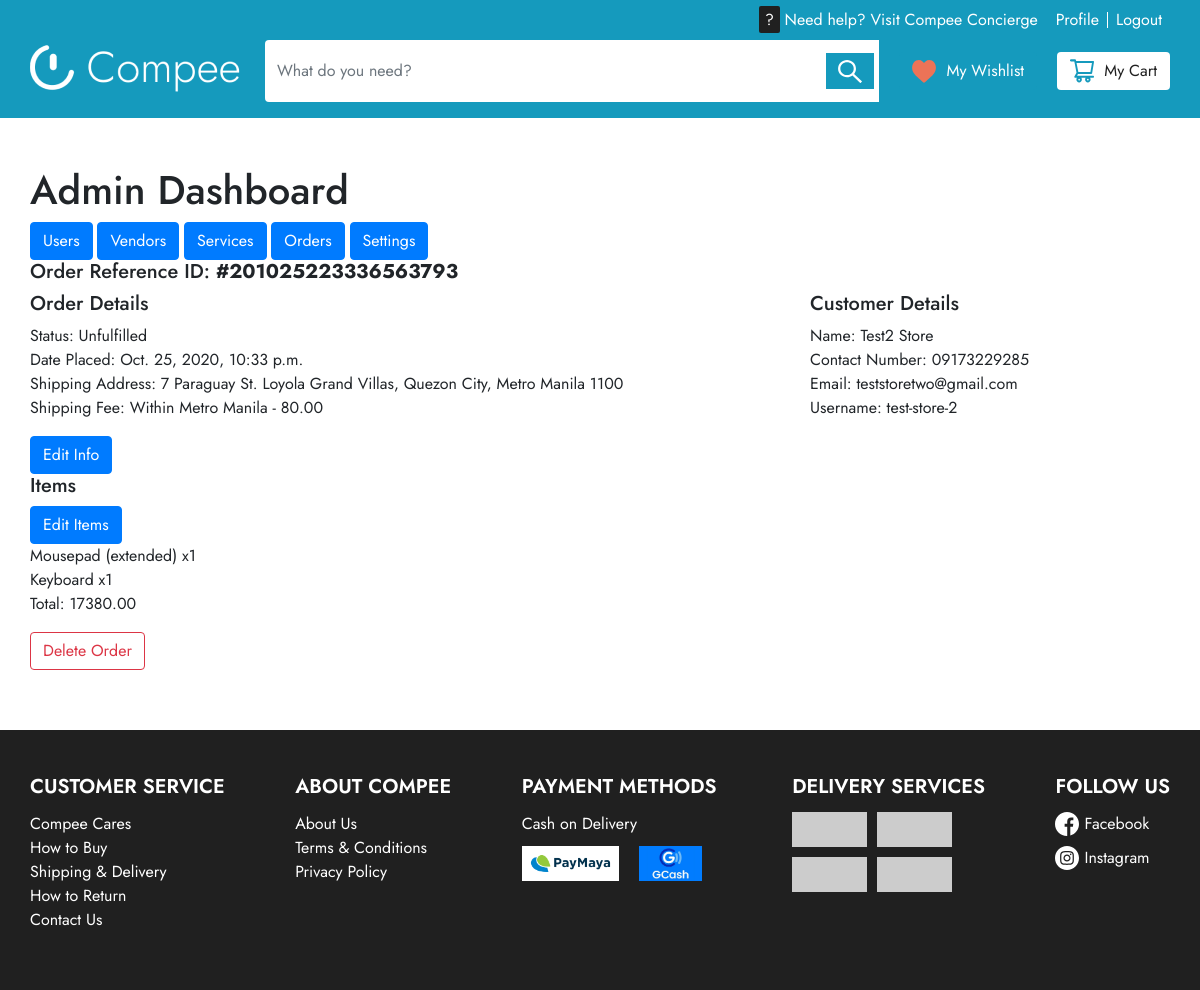
Page /dashboard/order/7/ (signed in) on the committed database.
### main/models.py (models this page shows, shortened)
class SiteOrder(models.Model):
    order_id = models.AutoField(primary_key=True)
    user = models.ForeignKey(User, on_delete=models.CASCADE)
    contact_no = models.CharField(max_length=15, validators=[numericCheck])
    date_placed = models.DateTimeField(default=timezone.now)
    status = models.CharField(max_length=15, choices=STATUS_CHOICES, default = ('Unfulfilled'))
    total = models.DecimalField(max_digits=10, decimal_places=2, default=0)
    payment_method = models.ForeignKey(PaymentMethod, blank=True, null=True, on_delete=models.SET_NULL)
    address_line = models.CharField(max_length=200)
    city = models.CharField(max_length=50)
    state = models.CharField(max_length=50)
    zip_code = models.PositiveSmallIntegerField()
    shipping_fee = models.ForeignKey(ShippingRate, blank=True, null=True, on_delete=models.SET_NULL)
    ref_id = models.CharField(max_length=100, blank=True, unique=True)

class OrderItem(models.Model):
    id = models.AutoField(primary_key=True)
    order = models.ForeignKey(SiteOrder, on_delete=models.CASCADE)
    product = models.ForeignKey(Product, on_delete=models.CASCADE, blank=True, null=True)
    service = models.ForeignKey(Service, on_delete=models.CASCADE, blank=True, null=True)
    quantity = models.PositiveIntegerField(default=1)
    c_cares = models.BooleanField(default=False)

### admins/models.py (models this page shows, shortened)
class ShippingRate(models.Model):
    id = models.AutoField(primary_key=True)
    rate = models.DecimalField(max_digits=10, decimal_places=2)
    name = models.CharField(max_length=100)

class Product(models.Model):
    product_id = models.AutoField(primary_key=True)
    name = models.CharField(max_length=100)
    description = models.TextField(blank=True, null=True)
    price = models.DecimalField(max_digits=10, decimal_places=2)
    discount_price = models.DecimalField(max_digits=10, decimal_places=2, blank=True, null=True)
    item_stock = models.PositiveIntegerField()
    date_created = models.DateTimeField(default=timezone.now)
    image = models.ImageField(default='default.jpg', upload_to='product_pics')
    vendor = models.ForeignKey(Vendor, on_delete=models.CASCADE)
    slug = models.SlugField(unique=True, max_length=100)
    tags = TaggableManager()

### admins/views.py (the view)
# urls.py: path('order/<int:pk>/', v.OrderDetailView.as_view(
class OrderDetailView(LoginRequiredMixin, UserPassesTestMixin, DetailView):
    model = SiteOrder
    def test_func(self):
        return self.request.user.groups.filter(name='Admin').exists()
    def get_context_data(self, **kwargs):
        context = super(OrderDetailView, self).get_context_data(**kwargs)
        context['title'] = "Dashboard | Order"
        items = OrderItem.objects.filter(order=self.object)
        context['items'] = items
        if items.filter(c_cares=True).exists():
            context['cares'] = True
            d1 = self.object.date_placed
            d2 = timezone.now()
            context['days'] = abs((d2-d1).days)
        open_status = ['Unfulfilled', 'Payment Pending']
        if self.object.status in open_status:
            context['is_open'] = True
        return context

### templates/admins/orders/order_detail.html
{% extends "base.html" %}
{% block content %}
    {%include 'admins/partials/_dashboard_nav.html' %}
    <h5>Order Reference ID: <strong>#{{ object.ref_id }}</strong></h5>
    <div class="row">
        <div class="col-md-8">
            <h5>Order Details</h5>
            <ul>
                <li>Status: {{object.status }} </li>
                <li>Date Placed: {{object.date_placed }}</li>
                <li>Shipping Address: {{ object.address_line }}, {{ object.city }}, {{ object.state }} {{ object.zip_code }}</li>
                <li>Shipping Fee: {{ object.shipping_fee.name }} - {{ object.shipping_fee.rate }}</li>
            </ul>
            <a href='{% url "order-update-info" object.order_id %}' class="btn btn-primary">Edit Info</a>
            <h5>Items</h5>
            {% if is_open %}
                <a href='{% url "order-update-items" object.order_id %}' class="btn btn-primary">Edit Items</a>
            {% endif %}
            <ul>
                {% for item in items %}
                    {% if item.product %}
                        <li>{{ item.product.name }} x{{ item.quantity }}</li>
                    {% else %}
                        <li>{{ item.service.name }} x{{ item.quantity }}</li>
                    {% endif %}
                {% endfor %}
                <li>Total: {{object.total}}</li>
            </ul>
        </div>
        <div class="col-md-4">
            <h5>Customer Details</h5>
            <ul>
                <li>Name: {{object.user.first_name }} {{object.user.last_name }}</li>
                <li>Contact Number: {{ object.contact_no }} </li>
                <li>Email: {{ object.user.email }}</li>
                <li>Username: {{object.user.username}}</li>
            </ul>
        </div>
    </div>
    <a href='{% url "order-delete" object.order_id %}' class="btn btn-outline-danger">Delete Order</a>
{% endblock content %}

### static/css/style.css (style rules this page uses)
* { padding: 0; margin: 0; text-decoration: none; }
html, body { height: 100%; min-width: 100%; min-height: 100%; position: relative; font-family: 'Jost', sans-serif; }
a { text-decoration: none; }
ul { list-style-type: none; }

### rows in the picture
SiteOrder: ref_id "201025223336563793", status "Unfulfilled", date_placed "Oct. 25, 2020, 10:33 p.m.", address_line "7 Paraguay St. Loyola Grand Villas", city "Quezon City", state "Metro Manila", zip_code "1100", shipping_fee.name "Within Metro Manila", shipping_fee.rate "80.00", total "17380.00", user.first_name "Test2", user.last_name "Store", contact_no "09173229285", user.email "teststoretwo@gmail.com", user.username "test-store-2"
OrderItem: product.name "Mousepad (extended)", quantity "1"
OrderItem: product.name "Keyboard", quantity "1"
